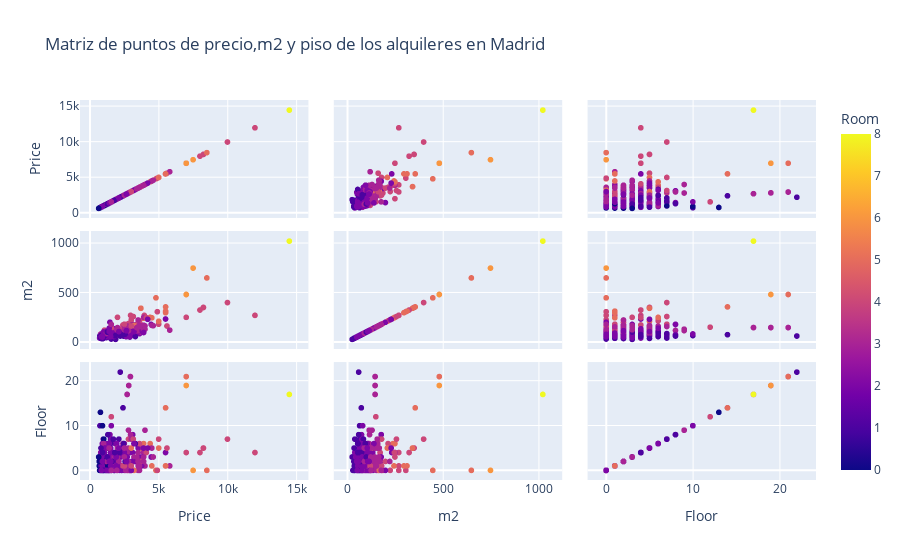

Notebook source saved alongside this figure:
### Code cell
import plotly.express as px


fig = px.scatter_matrix(df_idealista,
    dimensions=["Price", "m2", "Floor"],
    color="Room",
    title="Matriz de puntos de precio,m2 y piso de los alquileres en Madrid",
)
fig.show()

### Figure 1 — Plotly figure (JSON) as saved in the notebook; plotly's stock layout.template omitted (floating-point values rounded to 4 significant figures; data arrays with more than 128 entries replaced by an {"elided": "..."} marker saying what was removed)
{"data": [{"dimensions": [{"axis": {"matches": true}, "label": "Price", "values": {"elided": "382 int values"}}, {"axis": {"matches": true}, "label": "m2", "values": {"elided": "382 int values"}}, {"axis": {"matches": true}, "label": "Floor", "values": {"elided": "382 int values"}}], "hovertemplate": "%{xaxis.title.text}=%{x}<br>%{yaxis.title.text}=%{y}<br>Room=%{marker.color}<extra></extra>", "legendgroup": "", "marker": {"color": {"elided": "382 int values"}, "coloraxis": "coloraxis", "symbol": "circle"}, "name": "", "showlegend": false, "type": "splom"}], "layout": {"coloraxis": {"colorbar": {"title": {"text": "Room"}}, "colorscale": [[0, "#0d0887"], [0.1111, "#46039f"], [0.2222, "#7201a8"], [0.3333, "#9c179e"], [0.4444, "#bd3786"], [0.5556, "#d8576b"], [0.6667, "#ed7953"], [0.7778, "#fb9f3a"], [0.8889, "#fdca26"], [1, "#f0f921"]]}, "dragmode": "select", "legend": {"tracegroupgap": 0}, "title": {"text": "Matriz de puntos de precio,m2 y piso de los alquileres en Madrid"}}}
